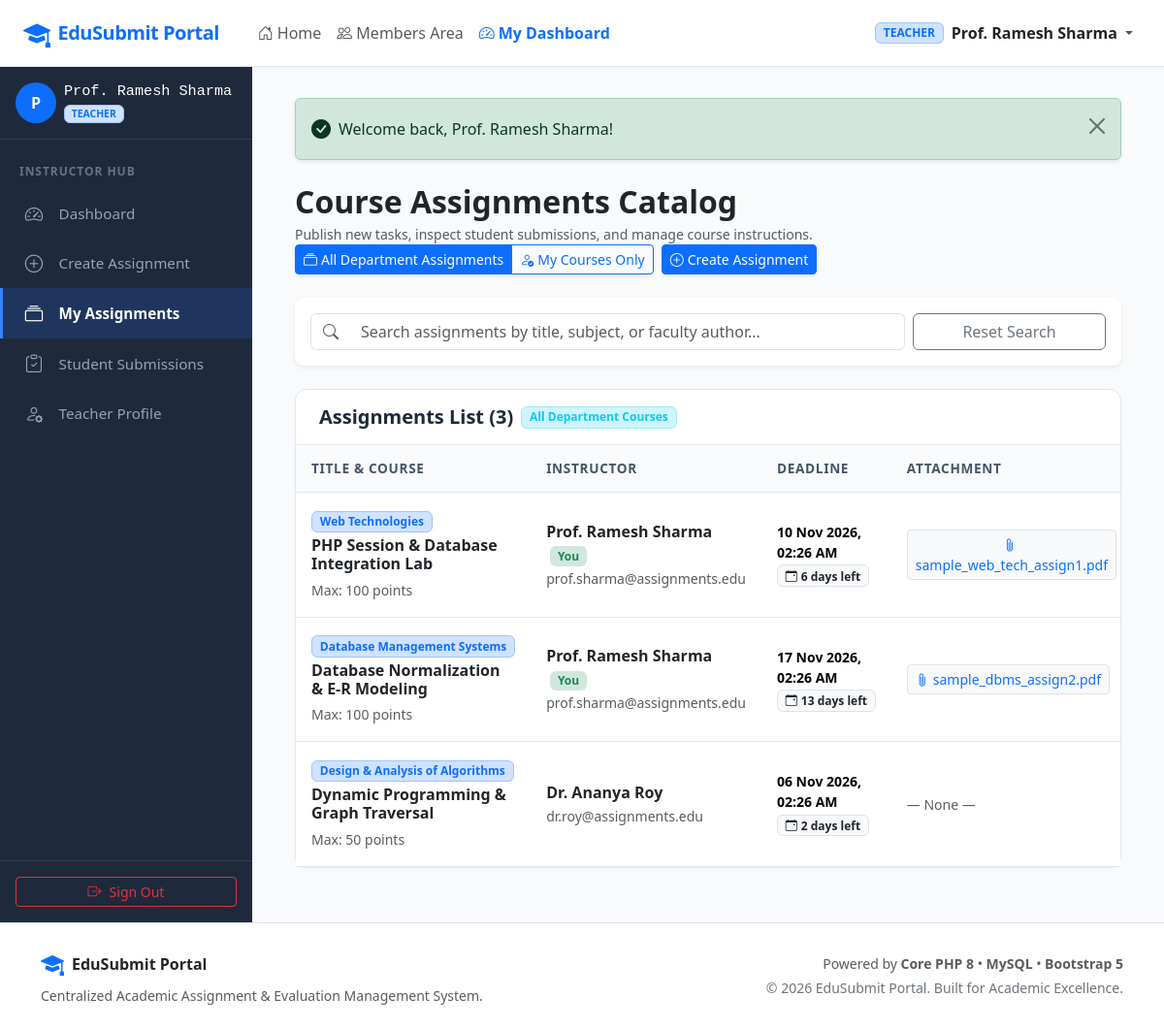
The page /teacher/assignments.php (signed in) on the database its author committed.
### tables this page shows
CREATE TABLE `assignments` (
  `id` INT UNSIGNED AUTO_INCREMENT PRIMARY KEY,
  `teacher_id` INT UNSIGNED NOT NULL,
  `title` VARCHAR(200) NOT NULL,
  `subject` VARCHAR(100) NOT NULL,
  `description` TEXT NOT NULL,
  `deadline` DATETIME NOT NULL,
  `file` VARCHAR(255) DEFAULT NULL,
  `max_marks` INT UNSIGNED NOT NULL DEFAULT 100,
  `created_at` TIMESTAMP DEFAULT CURRENT_TIMESTAMP,
  `updated_at` TIMESTAMP DEFAULT CURRENT_TIMESTAMP ON UPDATE CURRENT_TIMESTAMP,
  INDEX `idx_assignments_subject` (`subject`),
  INDEX `idx_assignments_deadline` (`deadline`),
  INDEX `idx_assignments_teacher` (`teacher_id`),
  CONSTRAINT `fk_assignments_teacher`
    FOREIGN KEY (`teacher_id`)
    REFERENCES `users` (`id`)
    ON DELETE CASCADE
    ON UPDATE CASCADE
);

CREATE TABLE `users` (
  `id` INT UNSIGNED AUTO_INCREMENT PRIMARY KEY,
  `name` VARCHAR(100) NOT NULL,
  `email` VARCHAR(150) NOT NULL UNIQUE,
  `password` VARCHAR(255) NOT NULL,
  `role` ENUM('admin', 'teacher', 'student') NOT NULL DEFAULT 'student',
  `phone` VARCHAR(20) DEFAULT NULL,
  `bio` TEXT DEFAULT NULL,
  `avatar` VARCHAR(255) DEFAULT NULL,
  `status` ENUM('active', 'inactive') NOT NULL DEFAULT 'active',
  `created_at` TIMESTAMP DEFAULT CURRENT_TIMESTAMP,
  `updated_at` TIMESTAMP DEFAULT CURRENT_TIMESTAMP ON UPDATE CURRENT_TIMESTAMP,
  INDEX `idx_users_role` (`role`),
  INDEX `idx_users_email` (`email`)
);

### teacher/assignments.php (the view, shortened to what this page needs)
<?php
require_once __DIR__ . '/../config/config.php';
$teacherId = (int)$_SESSION['user_id'];
$pdo = getDBConnection();
$scope = trim($_GET['scope'] ?? 'all');
$search = trim($_GET['search'] ?? '');
$sql = "
    SELECT a.*,
           u.name AS teacher_name,
           u.email AS teacher_email,
           (SELECT COUNT(*) FROM submissions s WHERE s.assignment_id = a.id) AS total_submissions,
           (SELECT COUNT(*) FROM submissions s WHERE s.assignment_id = a.id AND s.status = 'Pending') AS pending_submissions,
           (SELECT COUNT(*) FROM submissions s WHERE s.assignment_id = a.id AND s.status IN ('Reviewed', 'Completed')) AS graded_submissions
    FROM assignments a
    JOIN users u ON a.teacher_id = u.id
    WHERE 1=1
";
$params = [];
$sql .= " ORDER BY a.created_at DESC";
$assignments = [];
try {
    $stmt = $pdo->prepare($sql);
    $stmt->execute($params);
    $assignments = $stmt->fetchAll();
} catch (PDOException $e) {
}
require_once __DIR__ . '/../includes/header.php';
?>
<div class="dashboard-wrapper">
    <?php require_once __DIR__ . '/../includes/sidebar.php'; ?>
    <main class="main-content">
        <div class="container-fluid">
            <?php echo renderFlashMessages(); ?>
            <div class="d-flex flex-wrap align-items-center justify-content-between mb-4">
                <div>
                    <h2 class="fw-bold text-dark mb-1">Course Assignments Catalog</h2>
                    <p class="text-muted small mb-0">Publish new tasks, inspect student submissions, and manage course instructions.</p>
                </div>
                <div class="mt-3 mt-md-0 d-flex gap-2">
                    <div class="btn-group shadow-sm">
                        <a href="<?php echo e($_SERVER['PHP_SELF']); ?>?scope=all" class="btn btn-sm <?php echo $scope === 'all' ? 'btn-primary' : 'btn-outline-primary'; ?>">
                            <i class="bi bi-collection me-1"></i>All Department Assignments
                        </a>
                        <a href="<?php echo e($_SERVER['PHP_SELF']); ?>?scope=my" class="btn btn-sm <?php echo $scope === 'my' ? 'btn-primary' : 'btn-outline-primary'; ?>">
                            <i class="bi bi-person-check me-1"></i>My Courses Only
                        </a>
                    </div>
                    <a href="<?php echo BASE_URL; ?>/teacher/add_assignment.php" class="btn btn-primary btn-sm shadow-sm">
                        <i class="bi bi-plus-circle me-1"></i>Create Assignment
                    </a>
                </div>
            </div>
            <div class="card border-0 shadow-sm rounded-3 mb-4">
                <div class="card-body p-3">
                    <form method="GET" action="<?php echo e($_SERVER['PHP_SELF']); ?>" class="row g-2 align-items-center">
                        <div class="col-md-9">
                            <div class="input-group">
                                <span class="input-group-text bg-white border-end-0"><i class="bi bi-search text-muted"></i></span>
                                <input type="text" name="search" class="form-control border-start-0" placeholder="Search assignments by title, subject, or faculty author..." value="<?php echo e($search); ?>" data-table-filter="#teacherAssignmentsTable">
                            </div>
                        </div>
                        <div class="col-md-3 d-grid">
                            <a href="<?php echo e($_SERVER['PHP_SELF']); ?>?scope=<?php echo e($scope); ?>" class="btn btn-outline-secondary">Reset Search</a>
                        </div>
                    </form>
                </div>
            </div>
            <div class="custom-card">
                <div class="custom-card-header">
                    <div class="d-flex align-items-center">
                        <h5 class="mb-0 fw-bold me-2">Assignments List (<?php echo count($assignments); ?>)</h5>
                        <?php if ($scope === 'all'): ?>
                            <span class="badge bg-info-subtle text-info border border-info-subtle small">All Department Courses</span>
                        <?php else: ?>
                            <span class="badge bg-primary-subtle text-primary border border-primary-subtle small">My Authored Courses</span>
                        <?php endif; ?>
                    </div>
                </div>
                <div class="table-responsive">
                    <table class="table table-custom align-middle" id="teacherAssignmentsTable">
                        <thead>
                            <tr>
                                <th>Title &amp; Course</th>
                                <th>Instructor</th>
                                <th>Deadline</th>
                                <th>Attachment</th>
                            </tr>
                        </thead>
                        <tbody>
                            <?php if (!empty($assignments)): ?>
                                <?php foreach ($assignments as $a): ?>
                                    <?php $isMine = ((int)$a['teacher_id'] === $teacherId); ?>
                                    <tr>
                                        <td>
                                            <span class="badge bg-primary-subtle text-primary border border-primary-subtle mb-1">
                                                <?php echo e($a['subject']); ?>
                                            </span>
                                            <h6 class="mb-1 fw-bold text-dark">
                                                <a href="<?php echo BASE_URL; ?>/teacher/assignment_details.php?id=<?php echo (int)$a['id']; ?>" class="text-dark text-decoration-none">
                                                    <?php echo e($a['title']); ?>
                                                </a>
                                            </h6>
                                            <small class="text-muted">Max: <?php echo (int)$a['max_marks']; ?> points</small>
                                        </td>
                                        <td>
                                            <div class="fw-semibold text-dark">
                                                <?php echo e($a['teacher_name']); ?>
                                                <?php if ($isMine): ?>
                                                    <span class="badge bg-success-subtle text-success ms-1">You</span>
                                                <?php endif; ?>
                                            </div>
                                            <small class="text-muted"><?php echo e($a['teacher_email']); ?></small>
                                        </td>
                                        <td>
                                            <div class="small fw-semibold"><?php echo formatDate($a['deadline']); ?></div>
                                            <?php echo renderDeadlineBadge($a['deadline']); ?>
                                        </td>
                                        <td>
                                            <?php if (!empty($a['file'])): ?>
                                                <a href="<?php echo BASE_URL; ?>/download.php?type=assignment&id=<?php echo (int)$a['id']; ?>" class="btn btn-sm btn-light border text-primary" title="Download Question Paper">
                                                    <i class="bi bi-paperclip me-1"></i><?php echo e(basename($a['file'])); ?>
                                                </a>
                                            <?php else: ?>
                                                <span class="text-muted small">— None —</span>
                                            <?php endif; ?>
                                        </td>
                                    </tr>
                                <?php endforeach; ?>
                            <?php endif; ?>
                        </tbody>
                    </table>
                </div>
            </div>
        </div>
    </main>
</div>
<?php require_once __DIR__ . '/../includes/footer.php'; ?>

### config/config.php (shortened to what this page needs)
<?php
function e($data): string {
    return htmlspecialchars((string)($data ?? ''), ENT_QUOTES, 'UTF-8');
}
function getFlashes(): array {
    $flashes = $_SESSION['flash'] ?? [];
    return $flashes;
}
function renderFlashMessages(): string {
    $flashes = getFlashes();
    $html = '<div class="flash-messages-container mb-4">';
    foreach ($flashes as $f) {
        $alertType = e($f['type']);
        $icon = match ($alertType) {
            'success' => 'bi-check-circle-fill',
            'danger'  => 'bi-exclamation-triangle-fill',
            'warning' => 'bi-exclamation-circle-fill',
            default   => 'bi-info-circle-fill',
        };
        $html .= sprintf(
            '<div class="alert alert-%s alert-dismissible fade show d-flex align-items-center shadow-sm" role="alert">' .
            '<i class="bi %s me-2 fs-5"></i>' .
            '<div>%s</div>' .
            '<button type="button" class="btn-close" data-bs-dismiss="alert" aria-label="Close"></button>' .
            '</div>',
            $alertType,
            $icon,
            e($f['message'])
        );
    }
    $html .= '</div>';
    return $html;
}
function formatDate(?string $datetime, string $format = 'd M Y, h:i A'): string {
    $dt = new DateTime($datetime);
    return $dt->format($format);
}
function renderDeadlineBadge(string $deadline): string {
    $now = new DateTime();
    $dl = new DateTime($deadline);
    $diff = $now->diff($dl);
    return '<span class="badge bg-light text-dark border"><i class="bi bi-calendar-event me-1"></i>' . $diff->days . ' days left</span>';
}

### assets/css/style.css (style rules this page uses)
:root { --primary-color: #2563eb; --primary-hover: #1d4ed8; --secondary-color: #475569; --dark-bg: #0f172a; --sidebar-bg: #1e293b; --sidebar-active: #3b82f6; --content-bg: #f8fafc; --card-border: #e2e8f0; }
body { background-color: var(--content-bg); font-family: 'Segoe UI', system-ui, -apple-system, sans-serif; color: #1e293b; min-height: 100vh; display: flex; flex-direction: column; }
.dashboard-wrapper { display: flex; flex: 1; min-height: calc(100vh - 65px); }
.main-content { flex: 1; padding: 2rem; overflow-y: auto; background-color: var(--content-bg); }
.custom-card { background: #ffffff; border-radius: 12px; border: 1px solid var(--card-border); box-shadow: 0 1px 3px rgba(0,0,0,0.03); margin-bottom: 1.5rem; }
.custom-card-header { background-color: transparent; border-bottom: 1px solid var(--card-border); padding: 1rem 1.5rem; display: flex; align-items: center; justify-content: space-between; }
.table-custom { margin-bottom: 0; }
.table-custom th { background-color: #f8fafc; color: #475569; font-weight: 600; font-size: 0.85rem; text-transform: uppercase; letter-spacing: 0.05em; border-bottom: 1px solid var(--card-border); padding: 0.85rem 1rem; }
.table-custom td { padding: 1rem; vertical-align: middle; border-bottom: 1px solid var(--card-border); }
.flash-messages-container { animation: fadeIn 0.3s ease-in; }

### rows shown on the page
assignments: subject "Web Technologies", title "PHP Session & Database Integration Lab", max_marks "100", teacher.name "Prof. Ramesh Sharma", shows "You", teacher.email "prof.sharma@assignments.edu", deadline "10 Nov 2026, 02:26 AM", deadline "6", file "sample_web_tech_assign1.pdf"
assignments: subject "Database Management Systems", title "Database Normalization & E-R Modeling", max_marks "100", teacher.name "Prof. Ramesh Sharma", shows "You", teacher.email "prof.sharma@assignments.edu", deadline "17 Nov 2026, 02:26 AM", deadline "13", file "sample_dbms_assign2.pdf"
assignments: subject "Design & Analysis of Algorithms", title "Dynamic Programming & Graph Traversal", max_marks "50", teacher.name "Dr. Ananya Roy", teacher.email "dr.roy@assignments.edu", deadline "06 Nov 2026, 02:26 AM", deadline "2", shows "— None —"

### other values the page prints
APP_NAME "EduSubmit Portal"
$user['role'] "TEACHER"
$user['name'] "Prof. Ramesh Sharma"
substr($user['name'] ?? 'U', 0, 1) "P"
$role "TEACHER"
count($assignments) "3"
